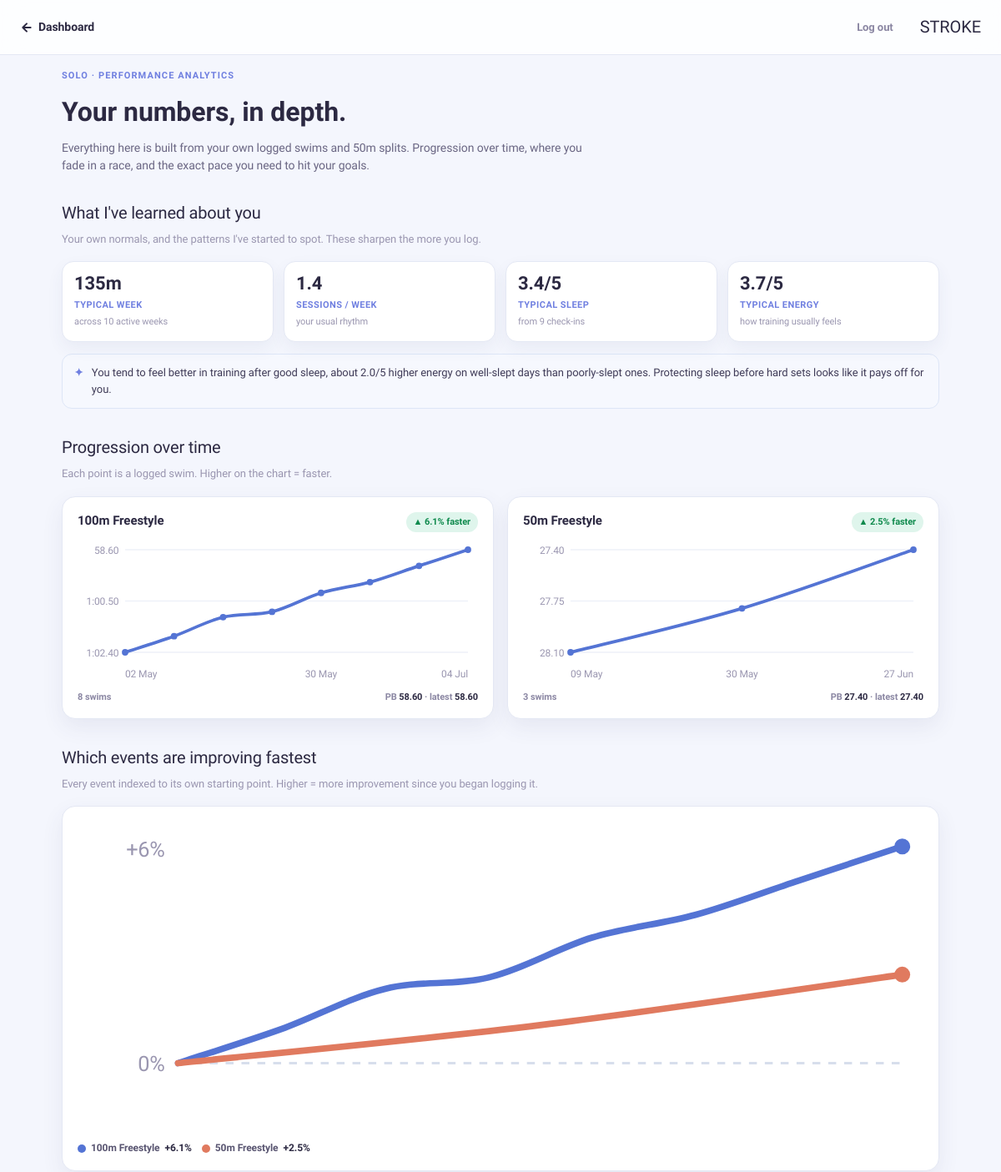
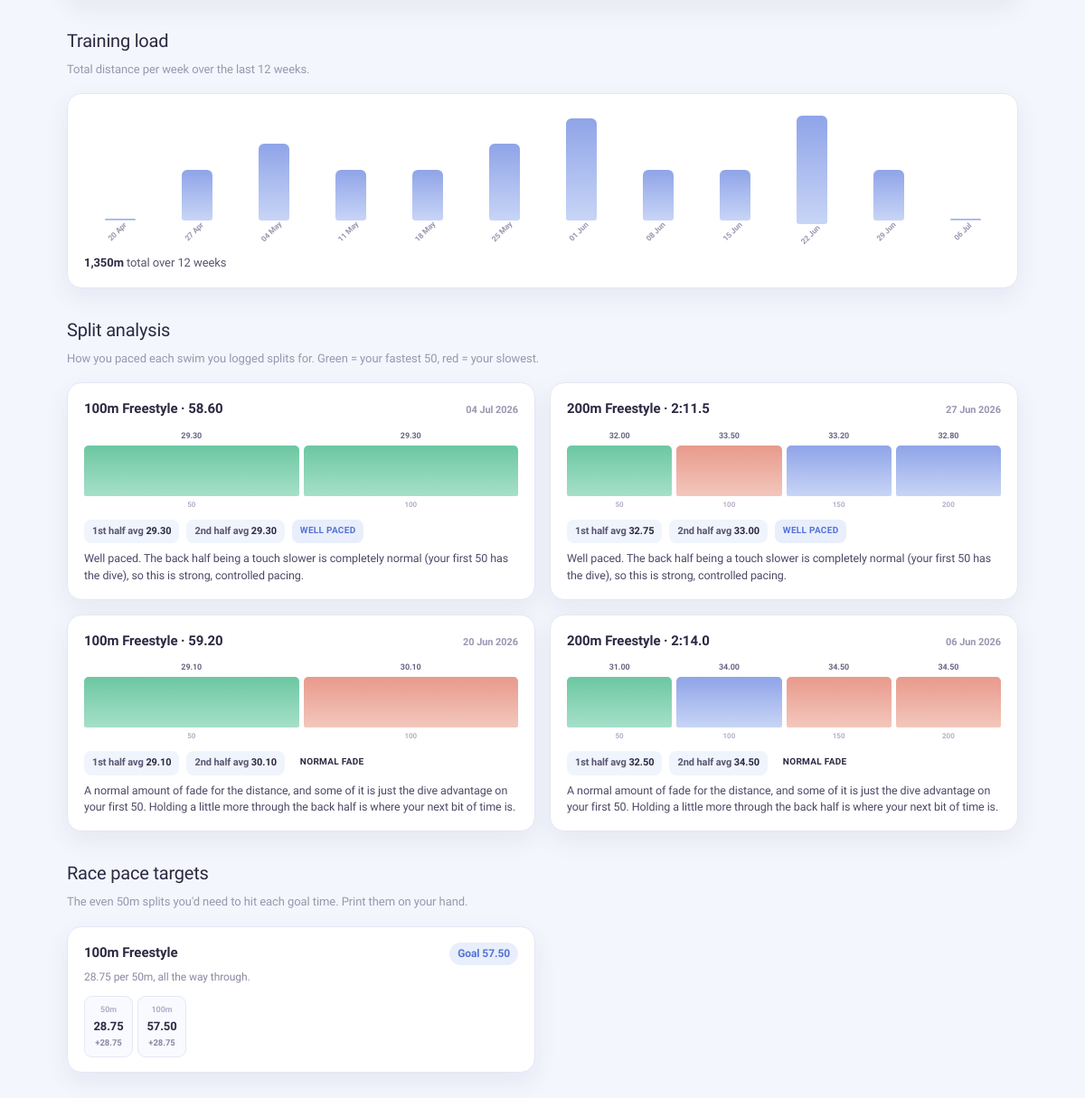
The app's page /solo/analytics (signed in) with its own data (2 pictures, top to bottom).
### models.py (models this page shows)
class Swim(db.Model):
    __tablename__ = 'swim'
    id = db.Column(db.Integer, primary_key=True)
    user_id = db.Column(db.Integer, db.ForeignKey('user.id'), nullable=False)
    event = db.Column(db.String(50), nullable=False)
    pool = db.Column(db.String(10))
    stroke = db.Column(db.String(10))
    time = db.Column(db.String(20))
    notes = db.Column(db.Text)
    logged_at = db.Column(db.DateTime, default=datetime.utcnow)
    tag = db.Column(db.String(10), default='practice')  # 'practice' or 'meet'
    splits = db.Column(db.Text)  # JSON list of 50m split strings, optional
    def get_splits(self):
        try:
            return json.loads(self.splits or '[]')
        except (ValueError, TypeError):
            return []
    def time_in_seconds(self):
        t = self.time
        if not t:
            return None
        try:
            if ':' in t:
                mins, rest = t.split(':')
                return int(mins) * 60 + float(rest)
            return float(t)
        except:
            return None
    def distance(self):
        if not self.event:
            return 0
        match = re.match(r'\s*(\d+)', self.event)
        return int(match.group(1)) if match else 0

class Goal(db.Model):
    __tablename__ = 'goal'
    id = db.Column(db.Integer, primary_key=True)
    user_id = db.Column(db.Integer, db.ForeignKey('user.id'), nullable=False)
    event = db.Column(db.String(50), nullable=False)
    pool = db.Column(db.String(10))
    target_time = db.Column(db.String(20), nullable=False)
    target_date = db.Column(db.Date, nullable=True)
    notes = db.Column(db.Text)
    created_at = db.Column(db.DateTime, default=datetime.utcnow)
    def target_seconds(self):
        t = self.target_time
        if not t:
            return None
        try:
            if ':' in t:
                mins, rest = t.split(':')
                return int(mins) * 60 + float(rest)
            return float(t)
        except (ValueError, TypeError):
            return None

### routes_solo.py (the view)
@solo.route('/analytics')
@login_required
@solo_required
def analytics():
    from app import db
    from models import AthleteProfile
    data = _build_analytics(current_user.id)
    profile = db.session.query(AthleteProfile).filter_by(user_id=current_user.id).first()
    insight = profile.get_progress_insight() if profile else {}
    return render_template('solo_analytics.html', profile=profile, insight=insight, **data)

### auth_utils.py (called while the page is built)
def solo_required(f):
    @wraps(f)
    def wrapper(*args, **kwargs):
        if not current_user.is_authenticated or (not current_user.is_solo and not current_user.is_admin):
            abort(403)
        return f(*args, **kwargs)
    return wrapper

### models.py (called while the page is built)
    @property
    def is_solo(self):
        return self.plan in ('solo', 'solo_pro')

    def get_progress_insight(self):
        try:
            return json.loads(self.progress_insight or '{}')
        except (ValueError, TypeError):
            return {}

### routes_solo.py (called while the page is built)
def _smooth_path(points):
    if not points:
        return ''
    if len(points) < 3:
        return 'M ' + ' L '.join(f"{p['x']},{p['y']}" for p in points)
    n = len(points)
    d = f"M {points[0]['x']},{points[0]['y']}"
    for i in range(n - 1):
        p0 = points[i - 1] if i > 0 else points[0]
        p1, p2 = points[i], points[i + 1]
        p3 = points[i + 2] if i + 2 < n else points[i + 1]
        cp1x = p1['x'] + (p2['x'] - p0['x']) / 6
        cp1y = p1['y'] + (p2['y'] - p0['y']) / 6
        cp2x = p2['x'] - (p3['x'] - p1['x']) / 6
        cp2y = p2['y'] - (p3['y'] - p1['y']) / 6
        d += f" C {cp1x:.1f},{cp1y:.1f} {cp2x:.1f},{cp2y:.1f} {p2['x']},{p2['y']}"
    return d

def _an_parse_secs(t):
    if not t:
        return None
    t = str(t).strip()
    try:
        if ':' in t:
            mins, rest = t.split(':', 1)
            return int(mins) * 60 + float(rest)
        return float(t)
    except (ValueError, TypeError):
        return None

def _an_fmt(secs):
    if secs is None:
        return '—'
    if secs >= 60:
        return f'{int(secs // 60)}:{secs % 60:05.2f}'
    return f'{secs:.2f}'

def _event_distance(event):
    import re
    m = re.match(r'\s*(\d+)', event or '')
    return int(m.group(1)) if m else 0

### templates/solo_analytics.html (shortened to what this page needs)
<!DOCTYPE html>
<html lang="en">
<head>
<link rel="stylesheet" href="{{ url_for('static', filename='css/main.css') }}">
</head>
<body>
<nav class="an-nav">
  <a href="/dashboard" class="an-nav-back">
    <svg width="16" height="16" viewBox="0 0 24 24" fill="none" stroke="currentColor" stroke-width="3" stroke-linecap="round" stroke-linejoin="round"><path d="M19 12H5M12 5l-7 7 7 7"/></svg>
    Dashboard
  </a>
  <a href="/logout" class="an-nav-logout">Log out</a>
  <a href="/" class="an-nav-logo">STROKE</a>
</nav>
<div class="an-wrap">
  <p class="an-eyebrow">Solo · Performance analytics</p>
  <h1 class="an-h1">Your numbers, in depth.</h1>
  <p class="an-sub">Everything here is built from your own logged swims and 50m splits. Progression over time, where you fade in a race, and the exact pace you need to hit your goals.</p>
  {% if baselines or patterns %}
  <div class="an-section-label">What I've learned about you</div>
  <p class="an-section-note">Your own normals, and the patterns I've started to spot. These sharpen the more you log.</p>
  {% if baselines %}
  <div class="an-baseline-grid">
    {% for b in baselines %}
    <div class="an-baseline">
      <div class="an-baseline-val">{{ b.value }}</div>
      <div class="an-baseline-lbl">{{ b.label }}</div>
      <div class="an-baseline-sub">{{ b.sub }}</div>
    </div>
    {% endfor %}
  </div>
  {% endif %}
  {% if patterns %}
  {% for p in patterns %}
  <div class="an-pattern"><span class="an-pattern-icon">✦</span><span>{{ p }}</span></div>
  {% endfor %}
  {% else %}
  <p class="an-pattern-empty">Keep logging swims and daily check-ins (sleep, energy) and I'll start surfacing your personal patterns here, like how sleep affects your training.</p>
  {% endif %}
  {% endif %}
  {% if progression %}
  <div class="an-section-label">Progression over time</div>
  <p class="an-section-note">Each point is a logged swim. Higher on the chart = faster.</p>
  <div class="an-grid-2">
    {% for c in progression %}
    <div class="an-card">
      <div class="an-chart-head">
        <span class="an-chart-event">{{ c.event }}</span>
        <span class="an-chart-badge {{ 'an-up' if c.trend == 'improving' else 'an-down' if c.trend == 'slipping' else 'an-flat' }}">
          {% if c.trend == 'improving' %}▲ {{ c.change_pct }}% faster{% elif c.trend == 'slipping' %}▼ {{ c.change_pct }}% slower{% else %}— steady{% endif %}
        </span>
      </div>
      <svg class="an-chart-svg" viewBox="0 0 320 118" role="img" aria-label="{{ c.event }} progression">
        {% for t in c.y_ticks %}
        <line x1="38" y1="{{ t.y }}" x2="312" y2="{{ t.y }}" stroke="#eef1f9" stroke-width="1"/>
        <text x="33" y="{{ t.y + 3 }}" text-anchor="end" font-size="8" fill="#9a96b0">{{ t.label }}</text>
        {% endfor %}
        <path d="{{ c.path }}" fill="none" stroke="#5474d4" stroke-width="2.5" stroke-linejoin="round" stroke-linecap="round"/>
        {% for p in c.points %}
        <circle cx="{{ p.x }}" cy="{{ p.y }}" r="2.6" fill="#5474d4"/>
        {% endfor %}
        {% for t in c.x_ticks %}
        <text x="{{ t.x }}" y="112" text-anchor="{{ t.anchor }}" font-size="8" fill="#9a96b0">{{ t.label }}</text>
        {% endfor %}
      </svg>
      <div class="an-chart-foot">
        <span>{{ c.count }} swims</span>
        <span>PB <b>{{ c.best }}</b> · latest <b>{{ c.latest }}</b></span>
      </div>
    </div>
    {% endfor %}
  </div>
  {% endif %}
  {% if comparison %}
  <div class="an-section-label">Which events are improving fastest</div>
  <p class="an-section-note">Every event indexed to its own starting point. Higher = more improvement since you began logging it.</p>
  <div class="an-card">
    <svg class="an-cmp-svg" viewBox="0 0 320 118" role="img" aria-label="Event improvement comparison">
      <line x1="38" y1="{{ comparison.zero_y }}" x2="312" y2="{{ comparison.zero_y }}" stroke="#d7deec" stroke-width="1" stroke-dasharray="3 3"/>
      <text x="33" y="{{ comparison.zero_y + 3 }}" text-anchor="end" font-size="8" fill="#9a96b0">0%</text>
      <text x="33" y="14" text-anchor="end" font-size="8" fill="#9a96b0">{{ comparison.top_label }}</text>
      {% for s in comparison.series %}
      <path d="{{ s.path }}" fill="none" stroke="{{ s.color }}" stroke-width="2.4" stroke-linejoin="round" stroke-linecap="round"/>
      <circle cx="{{ s.end.x }}" cy="{{ s.end.y }}" r="3" fill="{{ s.color }}"/>
      {% endfor %}
    </svg>
    <div class="an-cmp-legend">
      {% for s in comparison.series %}
      <span class="an-cmp-key"><span class="an-cmp-dot" style="background:{{ s.color }}"></span>{{ s.event }} <b>{{ '+' if s.latest_pct >= 0 else '' }}{{ s.latest_pct }}%</b></span>
      {% endfor %}
    </div>
  </div>
  {% endif %}
  {% if total_12wk %}
  <div class="an-section-label">Training load</div>
  <p class="an-section-note">Total distance per week over the last 12 weeks.</p>
  <div class="an-card">
    <div class="an-vol">
      {% for w in weeks %}
      <div class="an-vol-col">
        <div class="an-vol-bar" style="height:{{ w.h }}%" title="{{ '{:,}'.format(w.vol) }}m"></div>
        <div class="an-vol-lbl">{{ w.label }}</div>
      </div>
      {% endfor %}
    </div>
    <p class="an-vol-total"><b>{{ '{:,}'.format(total_12wk) }}m</b> total over 12 weeks</p>
  </div>
  {% endif %}
  {% if split_analyses %}
  <div class="an-section-label">Split analysis</div>
  <p class="an-section-note">How you paced each swim you logged splits for. Green = your fastest 50, red = your slowest.</p>
  <div class="an-grid-2">
    {% for s in split_analyses %}
    <div class="an-card">
      <div class="an-split-head">
        <span class="an-split-event">{{ s.event }} · {{ s.time }}</span>
        <span class="an-split-date">{{ s.date }}</span>
      </div>
      {% set fastest = s.bars|map(attribute='secs')|min %}
      {% set slowest = s.bars|map(attribute='secs')|max %}
      <div class="an-split-bars">
        {% for b in s.bars %}
        <div class="an-split-col">
          <span class="an-split-val">{{ b.label }}</span>
          <div class="an-split-bar {{ 'fast' if b.secs == fastest else 'slow' if b.secs == slowest else 'mid' }}" style="height:{{ b.h }}%"></div>
          <span class="an-split-idx">{{ b.idx * 50 }}</span>
        </div>
        {% endfor %}
      </div>
      <div class="an-split-tags">
        <span class="an-split-tag">1st half avg <b>{{ s.first_avg }}</b></span>
        <span class="an-split-tag">2nd half avg <b>{{ s.second_avg }}</b></span>
        <span class="an-split-pat {{ s.pattern }}">{{ 'Negative split (rare!)' if s.pattern == 'negative' else 'Well paced' if s.pattern == 'even' else 'Normal fade' if s.pattern == 'normal-fade' else 'Big fade' }}</span>
      </div>
      <p class="an-split-note">{{ s.note }}</p>
    </div>
    {% endfor %}
  </div>
  {% endif %}
  {% if target_splits %}
  <div class="an-section-label">Race pace targets</div>
  <p class="an-section-note">The even 50m splits you'd need to hit each goal time. Print them on your hand.</p>
  <div class="an-grid-2">
    {% for t in target_splits %}
    <div class="an-card">
      <div class="an-target-head">
        <span class="an-target-event">{{ t.event }}</span>
        <span class="an-target-goal">Goal {{ t.target_time }}</span>
      </div>
      <p class="an-target-sub">{{ t.per50 }} per 50m, all the way through.</p>
      <div class="an-target-scroll">
        <div class="an-target-row">
          {% for r in t.rows %}
          <div class="an-target-cell">
            <div class="lap">{{ r.idx * 50 }}m</div>
            <div class="cum">{{ r.cum }}</div>
            <div class="spl">+{{ r.split }}</div>
          </div>
          {% endfor %}
        </div>
      </div>
    </div>
    {% endfor %}
  </div>
  {% endif %}
</div>
</body>
</html>

### static/css/main.css (style rules this page uses)
:root { --ink: #2c2942; --ink-soft: #595571; --ink-faint: #8b87a3; --paper: #f4f6fd; --paper-warm: #fbf6f2; --surface: #ffffff; --surface-2: #eef2fc; --surface-3: #e7ecfa; --blue: #7bace8; --blue-600: #4f8bd4; --blue-tint: #e4eefb; --lav: #b7c1f1; --lav-600: #6f7fe0; --lav-tint: #ebeefb; --peach: #f6c6a8; --peach-600: #e79a6d; --peach-tint: #fde7d8; --mint: #a6e2c8; --mint-600: #4cbd90; --mint-tint: #e2f6ee; --butter: #f7e2a6; --butter-tint:#fbf1cf; --accent: #6f8fe6; --accent-600: #5474d4; --accent-soft: #c8d5f6; --accent-tint: #e9eefc; --good: #4fc196; --good-tint: #dff5ec; --warn: #f0b24d; --warn-tint: #fbeecf; --bad: #ef7d6a; --bad-tint: #fbe4df; --line: #e4e8f4; --line-soft: #eef1f9; --r-sm: 12px; --r-md: 18px; --r-lg: 24px; --r-xl: 32px; --r-pill: 999px; --sh-xs: 0 1px 3px rgba(58,66,120,.05); --sh-sm: 0 3px 10px rgba(58,66,120,.06); --sh-md: 0 10px 26px rgba(58,66,120,.08); --sh-lg: 0 20px 50px rgba(58,66,120,.12); --sh-pop: 0 12px 30px rgba(111,143,230,.22); --sp-1: 4px; --sp-2: 8px; --sp-3: 12px; --sp-4: 16px; --sp-5: 24px; --sp-6: 32px; --sp-7: 48px; --sp-8: 64px; --ease: cubic-bezier(.4, 0, .2, 1); }
*, *::before, *::after { box-sizing: border-box; margin: 0; padding: 0; }
html { scroll-behavior: smooth; overflow-x: hidden; }
body { font-family: 'Schibsted Grotesk', sans-serif; background: var(--paper); color: var(--ink); line-height: 1.65; font-weight: 450; letter-spacing: -0.005em; min-height: 100vh; overflow-x: hidden; -webkit-font-smoothing: antialiased; }
img, svg { max-width: 100%; display: block; }
button, a { cursor: pointer; }
a { color: inherit; text-decoration: none; }
nav { display: flex; align-items: center; justify-content: space-between; padding: 0 var(--sp-5); height: 66px; position: sticky; top: 0; z-index: 100; background: rgba(255,255,255,0.82); backdrop-filter: saturate(1.4) blur(14px); -webkit-backdrop-filter: saturate(1.4) blur(14px); border-bottom: 1px solid var(--line); }

### records on screen
Swim: event "100m Freestyle", change_pct "6.1", label "58.60" "1:00.50" "1:02.40", label "02 May" "30 May" "04 Jul", count "8", best "58.60", latest "58.60", latest_pct "+", latest_pct "6.1", time "58.60", date "04 Jul 2026", label "29.30" "29.30", idx "50" "100", first_avg "29.30", second_avg "29.30", pattern "WELL PACED", note "Well paced. The back half being a touch slower is completely normal (your first 50 has the dive), so this is strong, controlled pacing."
Swim: event "50m Freestyle", change_pct "2.5", label "27.40" "27.75" "28.10", label "09 May" "30 May" "27 Jun", count "3", best "27.40", latest "27.40", latest_pct "+", latest_pct "2.5"
Swim: event "200m Freestyle", time "2:11.5", date "27 Jun 2026", label "32.00" "33.50" "33.20" "32.80", {{ b.h }} 96 (drawn), idx "50" "100" "150" "200", {{ b.h }} 99 (drawn), {{ b.h }} 98 (drawn), first_avg "32.75", second_avg "33.00", pattern "WELL PACED", note "Well paced. The back half being a touch slower is completely normal (your first 50 has the dive), so this is strong, controlled pacing."
Swim: event "100m Freestyle", time "59.20", date "20 Jun 2026", label "29.10" "30.10", {{ b.h }} 97 (drawn), idx "50" "100", first_avg "29.10", second_avg "30.10", pattern "NORMAL FADE", note "A normal amount of fade for the distance, and some of it is just the dive advantage on your first 50. Holding a little more through the back half is where your next bit of time is."
Swim: event "200m Freestyle", time "2:14.0", date "06 Jun 2026", label "31.00" "34.00" "34.50" "34.50", {{ b.h }} 90 (drawn), idx "50" "100" "150" "200", {{ b.h }} 99 (drawn), first_avg "32.50", second_avg "34.50", pattern "NORMAL FADE", note "A normal amount of fade for the distance, and some of it is just the dive advantage on your first 50. Holding a little more through the back half is where your next bit of time is."
Goal: event "100m Freestyle", target_time "57.50", per50 "28.75", idx "50" "100", cum "28.75" "57.50", split "28.75" "28.75"

### other values on screen
{{ b.value }} "135m" "1.4" "3.4/5" "3.7/5"
{{ b.label }} "TYPICAL WEEK" "SESSIONS / WEEK" "TYPICAL SLEEP" "TYPICAL ENERGY"
{{ b.sub }} "across 10 active weeks" "your usual rhythm" "from 9 check-ins" "how training usually feels"
{{ p }} "You tend to feel better in training after good sleep, about 2.0/5 higher energy on well-slept days than poorly-slept ones. Protecting sleep before hard sets looks like it pays off for you."
{{ comparison.top_label }} "+6%"
{{ w.label }} "20 Apr" "27 Apr" "04 May" "11 May" "18 May" "25 May" "01 Jun" "08 Jun" "15 Jun" "22 Jun" "29 Jun" "06 Jul"
{{ '{:,}'.format(total_12wk) }} "1,350"
